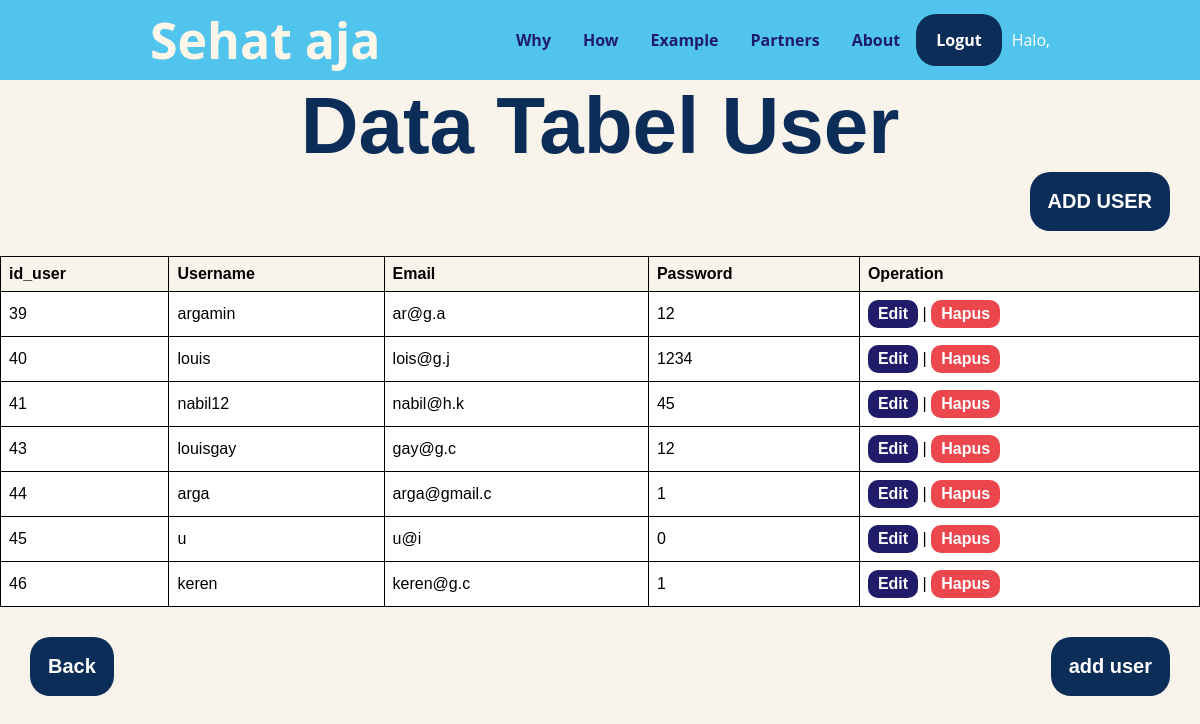
The app's page /admin.php, older data.
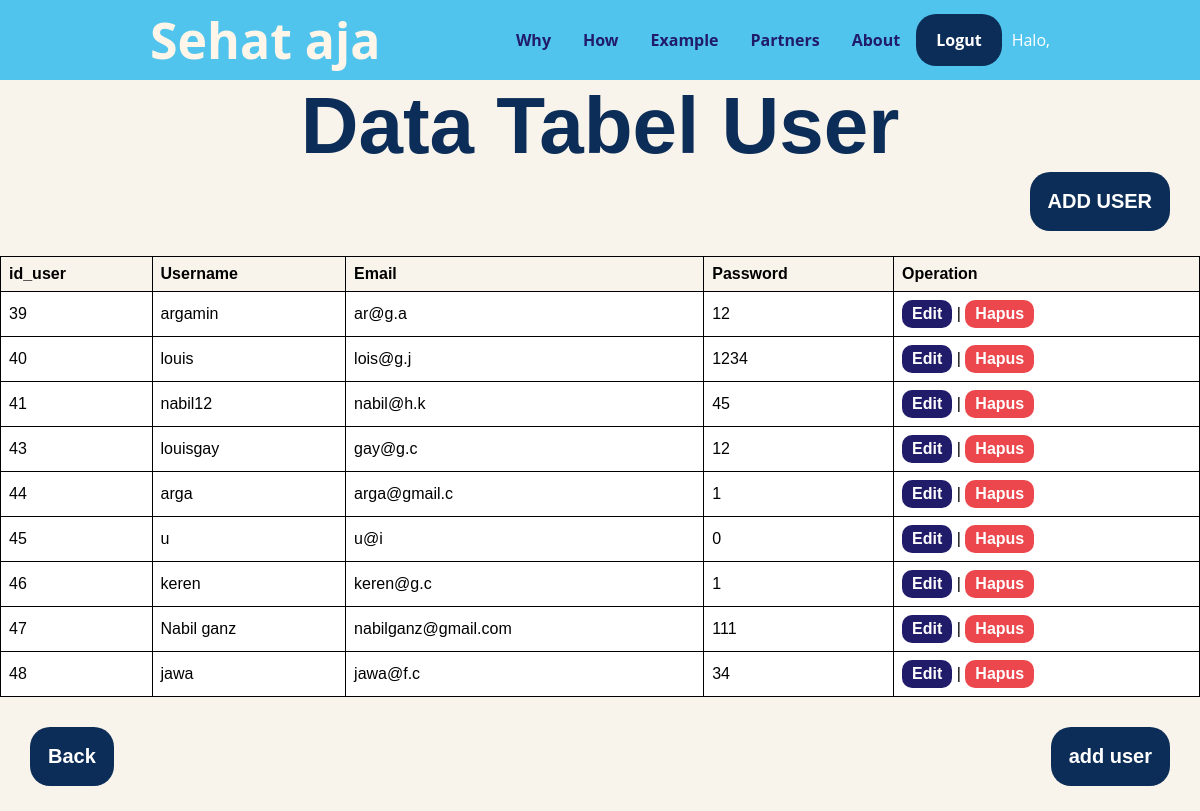
The same page, newer data.
### tables this page shows
CREATE TABLE `user` (
  `id_user` int(11) NOT NULL,
  `username` varchar(100) NOT NULL,
  `email` varchar(255) NOT NULL,
  `password` varchar(100) NOT NULL,
  `level` varchar(20) NOT NULL
);

### admin.php (the view, shortened to what this page needs)
<?php
require 'function.php';
$query = "SELECT * FROM user";
$result = mysqli_query($conn, $query);
?>
<!DOCTYPE html>
<html lang="en">
<head>
</head>
<body>
    <nav>
        <div class="wrapper">
            <div class="logo"><a href=''>Sehat aja</a></div>
                <div class="menu">
                    <ul>
                        <li><a href="#home">Why</a></li>
                        <li><a href="#courses">How</a></li>
                        <li><a href="#example">Example</a></li>
                        <li><a href="#partners">Partners</a></li>
                        <li><a href="biodata.php">About</a></li>
                        <li><a href="logout.php" class="tbl-biru">Logut</a></li>
                        <?php
                        echo "Halo,". $_SESSION['username'];
                        ?>
                    </ul>
                </div>
            </div>
    </nav>
    <h1 class="data">Data Tabel User</h1>
<a href="add.php" class = "add-user">ADD USER</a>
<table>
    <tr>
        <th>id_user</th>
        <th>Username</th>
        <th>Email</th>
        <th>Password</th>
        <th>Operation</th>
    </tr>
    <?php
     if (mysqli_num_rows($result) > 0) {
        while ($row = mysqli_fetch_assoc($result)) {
            echo "<tr>";
            echo "<td>" . $row["id_user"] . "</td>";
            echo "<td>" . $row["username"] . "</td>";
            echo "<td>" . $row["email"] . "</td>";
            echo "<td>" . $row["password"] . "</td>";
            echo "<td>";
            echo "<a class='edit'href='edit.php?id=".$row['id_user']."'>Edit</a> | ";
            echo "<a class='hapus'href='delete.php?id=".$row['id_user']."'>Hapus</a>";
            echo "</td>";
            echo "</tr>";
        }
    } else {
        echo "<tr><td colspan='3'>Tidak ada data yang ditemukan</td></tr>";
    }
    ?>
</table>
<a class = 'kembali' href="admin.php">Back</a>
<a href="add.php" class = "add-user">add user</a>
</body>
</html>
</body>
</html>

### admin.php (style rules this page uses)
* { text-decoration: none; margin: 0px; padding: 0px; }
body { margin: 0px; padding: 0px; font-family: 'Open Sans', sans-serif; width: 100%; }
.wrapper { width:75%; margin: auto; position: relative; }
.logo a { font-size: 50px; font-weight: 800; float: left; font-family: 'Segoe UI', Tahoma, Geneva, Verdana, sans-serif; color: #FFF6E9; }
.menu { float: right; }
nav { width: 100%; margin: auto; display: flex; line-height: 80px; position: sticky; position: -webkit-sticky; top: 0; background: #50C4ED; z-index: 1; }
nav ul { list-style-type: none; margin: 0; padding: 0; overflow: hidden; }
nav ul li { float: left; }
nav ul li a { color:#211C6A; font-weight: bold; text-align: center; padding: 0px 16px 0px 16px; text-decoration: none; }
a.tbl-biru { background: #0C2D57; border-radius: 20px; margin-top: 20px; padding: 15px 20px 15px 20px; color: #ffffff; cursor: pointer; font-weight: bold; margin-right: 10px; }
table { border-collapse: collapse; width: 100%; margin-right: 30px; margin-top: 30px; margin-bottom: 30px; }
th, td { border: 1px solid black; padding: 8px; text-align: left; border-color: #000; background-color: #fff; color: #000; font-family: 'Trebuchet MS', 'Lucida Sans Unicode', 'Lucida Grande', 'Lucida Sans', Arial, sans-serif; }
th { background-color: #F8F4EC; font-family: 'Trebuchet MS', 'Lucida Sans Unicode', 'Lucida Grande', 'Lucida Sans', Arial, sans-serif; }
body { background-color: #F8F4EC; color: #fff; }
.data { font-size:80px; text-align: center; color: #0C2D57; font-weight: bold; font-family:'Trebuchet MS', 'Lucida Sans Unicode', 'Lucida Grande', 'Lucida Sans', Arial, sans-serif; }
a.add-user { display: inline-block; background: #0C2D57; border-radius: 20px; padding: 1.5%; color: #ffffff; cursor: pointer; font-weight: bold; font-size:20px; font-family:'Trebuchet MS', 'Lucida Sans Unicode', 'Lucida Grande', 'Lucida Sans', Arial, sans-serif; float: right; margin-bottom: 25px; margin-right: 30px; }
a.kembali { display: inline-block; background: #0C2D57; border-radius: 20px; padding: 1.5%; color: #ffffff; cursor: pointer; font-weight: bold; font-size:20px; font-family:'Trebuchet MS', 'Lucida Sans Unicode', 'Lucida Grande', 'Lucida Sans', Arial, sans-serif; float: left; margin-bottom: 25px; margin-left: 30px; }
a.edit { font-family:'Trebuchet MS', 'Lucida Sans Unicode', 'Lucida Grande', 'Lucida Sans', Arial, sans-serif; font-weight: bold; display: inline-block; padding: 5px 10px; background-color:#211C6A ; color: white; text-decoration: none; border-radius: 10px; }
a.hapus { font-family:'Trebuchet MS', 'Lucida Sans Unicode', 'Lucida Grande', 'Lucida Sans', Arial, sans-serif; font-weight: bold; display: inline-block; padding: 5px 10px; background-color: rgb(235, 71, 76); color: white; text-decoration: none; border-radius: 10px; }

Row changes from the older to the newer data that the page shows:
added user: id_user "47", username "Nabil ganz", email "nabilganz@gmail.com", password "111"
added user: id_user "48", username "jawa", email "jawa@f.c", password "34"
